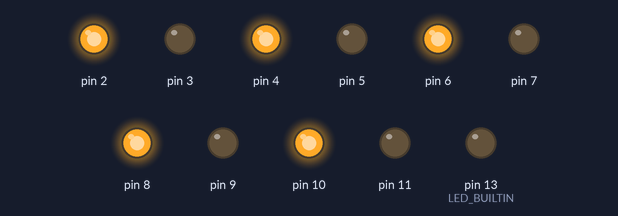
Bench run of a sketch on a simulated Arduino Uno, built with avr-gcc and run on an emulated ATmega328P. On the bench: output pins drawn as LEDs (lit = HIGH).

Above: at 0.1 s.
At 4.6 s:
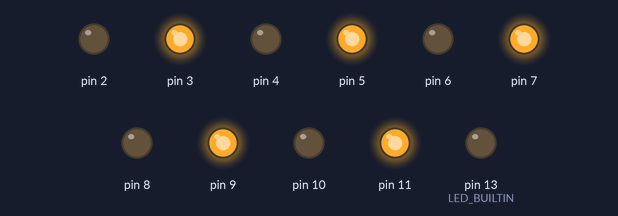
At 9.8 s:
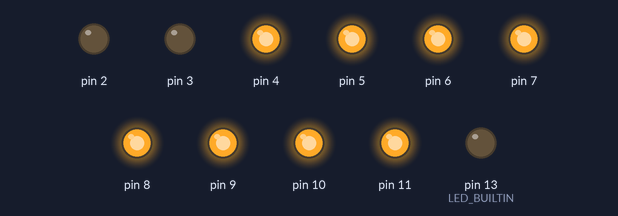
At 15.0 s:
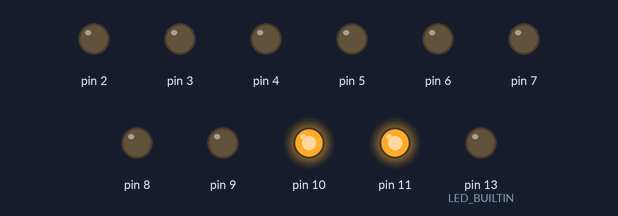
At 25.6 s:
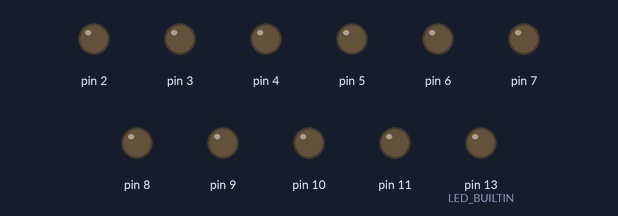
At 30.1 s:
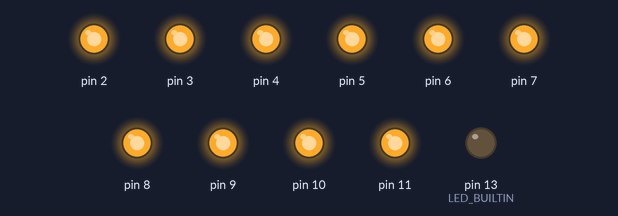
Timing chart, 0 to 40.0 s (numbered marks = the images above):
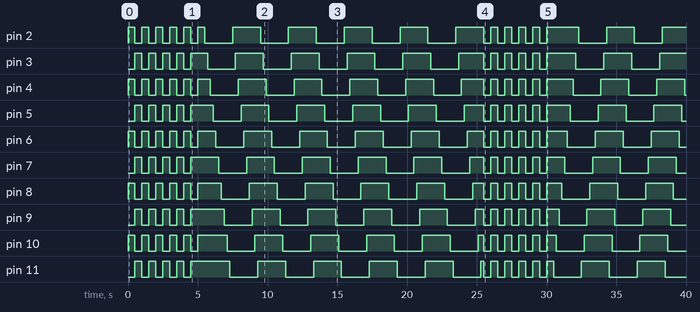

The sketch:

Blink_Happy_New_Year.ino
```cpp
void setup() {
  // initialize digital pin LED_BUILTIN as an output.

  pinMode(LED_BUILTIN, OUTPUT);
   pinMode(2, OUTPUT);
   pinMode(3, OUTPUT);
   pinMode(4, OUTPUT);
   pinMode(5, OUTPUT);
   pinMode(6, OUTPUT);
   pinMode(7, OUTPUT);
   pinMode(8, OUTPUT);
   pinMode(9, OUTPUT);
   pinMode(10, OUTPUT);
   pinMode(11, OUTPUT);
}

// the loop function runs over and over again forever
void loop() {
  digitalWrite(LED_BUILTIN, LOW);
  for(int  i = 0;i<5;i++){              //Мигаем через один.
   digitalWrite(2, HIGH);
    digitalWrite(3, LOW);
    digitalWrite(4, HIGH);
    digitalWrite(5, LOW);
    digitalWrite(6, HIGH);
    digitalWrite(7, LOW);
    digitalWrite(8, HIGH);
    digitalWrite(9, LOW);
    digitalWrite(10, HIGH);
    digitalWrite(11, LOW);

  delay(500);
//  digitalWrite(LED_BUILTIN, LOW);
  digitalWrite(2, LOW);
  digitalWrite(3, HIGH);
  digitalWrite(4, LOW);
  digitalWrite(5, HIGH);
  digitalWrite(6, LOW);
  digitalWrite(7, HIGH);
  digitalWrite(8, LOW);
  digitalWrite(9, HIGH);
  digitalWrite(10, LOW);
  digitalWrite(11, HIGH);
  delay(500);
  }

   for(int counter =2; counter<12; counter ++){       // Зажигаем все.
        digitalWrite(counter, HIGH);
   }
   delay(500);
   for(int x = 0;x<5;x++){

      for(int counter =2; counter<12; counter ++){    // Тушим по очереди.
        digitalWrite(counter, LOW);
        delay(200);
      }
      for(int counter =2; counter<12; counter ++){    // Зажигаем по одной.
        digitalWrite(counter, HIGH);
       delay(200);
      }

 }

 for(int  y = 0;y<5;y++){            //Мигаем всеми.
for(int counter =2; counter<12; counter ++){       // Зажигаем все.
        digitalWrite(counter, LOW);
   }

  delay(500);
for(int counter =2; counter<12; counter ++){       // Зажигаем все.
        digitalWrite(counter, HIGH);
   }
  delay(500);
 }


for(int z = 0;z<5;z++){

      for(int counter =11; counter>1; counter --){    // Тушим по очереди.
        digitalWrite(counter, LOW);
        delay(200);
      }
      for(int counter =11; counter>1; counter --){    // Зажигаем по одной.
        digitalWrite(counter, HIGH);
       delay(200);
      }
 }


 }
```

Measured:
- by itself, pin 2: LOW → HIGH at 0.00 s, → LOW 0.50 s later, → HIGH 0.50 s later, → LOW 0.50 s later, … (35 changes in this stretch)
- by itself, pin 3: LOW → HIGH at 0.50 s, → LOW 0.50 s later, → HIGH 0.50 s later, → LOW 0.50 s later, … (33 changes in this stretch)
- by itself, pin 4: LOW → HIGH at 0.00 s, → LOW 0.50 s later, → HIGH 0.50 s later, → LOW 0.50 s later, … (36 changes in this stretch)
- by itself, pin 5: LOW → HIGH at 0.50 s, → LOW 0.50 s later, → HIGH 0.50 s later, → LOW 0.50 s later, … (34 changes in this stretch)
- by itself, pin 6: LOW → HIGH at 0.00 s, → LOW 0.50 s later, → HIGH 0.50 s later, → LOW 0.50 s later, … (36 changes in this stretch)
- by itself, pin 7: LOW → HIGH at 0.50 s, → LOW 0.50 s later, → HIGH 0.50 s later, → LOW 0.50 s later, … (34 changes in this stretch)
- by itself, pin 8: LOW → HIGH at 0.00 s, → LOW 0.50 s later, → HIGH 0.50 s later, → LOW 0.50 s later, … (36 changes in this stretch)
- by itself, pin 9: LOW → HIGH at 0.50 s, → LOW 0.50 s later, → HIGH 0.50 s later, → LOW 0.50 s later, … (34 changes in this stretch)
